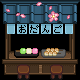

Below is a game level as drawn by its tile map, then a one-line description and the .tmx file that defines it, in full:
An orthogonal 5x5 tile map with 16x16 px tiles, 4 tile layers (Back, Buildings, Front, AlwaysFront).

<map version="1.2" tiledversion="1.2.5" orientation="orthogonal" renderorder="right-down" width="5" height="5" tilewidth="16" tileheight="16" infinite="0" nextlayerid="17" nextobjectid="59">
 <tileset firstgid="1" name="spring_dango" tilewidth="16" tileheight="16" tilecount="25" columns="5">
  <image source="spring_dango.png" width="80" height="80" />
 </tileset>
 <layer id="12" name="Back" width="5" height="5">
  <data encoding="csv">
0,0,0,0,0,
0,0,0,0,0,
0,0,0,0,0,
0,0,0,0,0,
0,0,0,0,0
</data>
 </layer>
 <objectgroup id="2" name="Back" />
 <layer id="14" name="Buildings" width="5" height="5">
  <data encoding="csv">
0,0,0,0,0,
0,0,0,0,0,
0,0,0,0,0,
0,0,0,0,0,
21,22,23,24,25
</data>
 </layer>
 <objectgroup id="4" name="Buildings" />
 <layer id="15" name="Front" width="5" height="5">
  <data encoding="csv">
0,0,0,0,0,
0,0,0,0,0,
0,0,0,0,0,
16,17,18,19,20,
0,0,0,0,0
</data>
 </layer>
 <objectgroup id="6" name="Front" />
 <layer id="16" name="AlwaysFront" width="5" height="5">
  <data encoding="csv">
1,2,3,4,5,
6,7,8,9,10,
11,12,13,14,15,
0,0,0,0,0,
0,0,0,0,0
</data>
 </layer>
 <objectgroup id="11" name="AlwaysFront" />
</map>